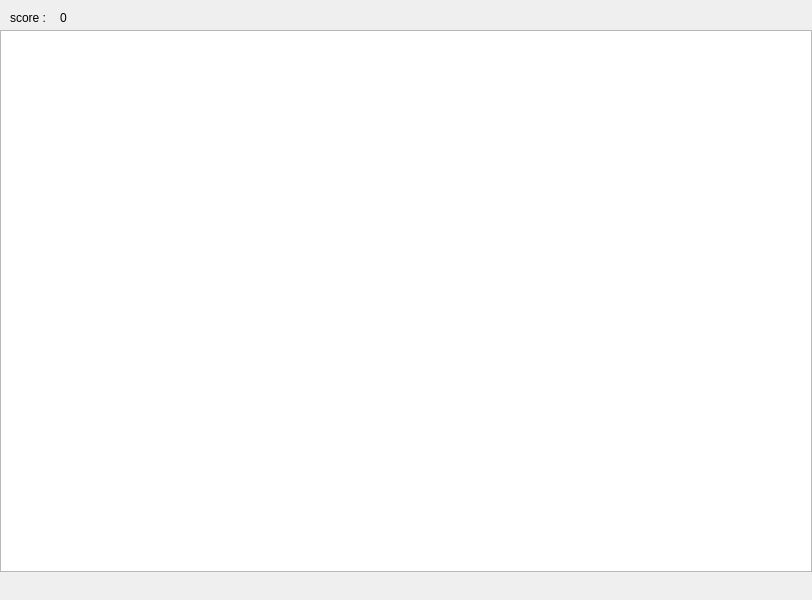
<?xml version="1.0" encoding="UTF-8"?>
<ui version="4.0">
 <class>MainWidget</class>
 <widget class="QWidget" name="MainWidget">
  <property name="geometry">
   <rect>
    <x>0</x>
    <y>0</y>
    <width>812</width>
    <height>600</height>
   </rect>
  </property>
  <property name="windowTitle">
   <string>MainWidget</string>
  </property>
  <widget class="QGraphicsView" name="graphicsView">
   <property name="geometry">
    <rect>
     <x>0</x>
     <y>30</y>
     <width>812</width>
     <height>542</height>
    </rect>
   </property>
  </widget>
  <widget class="QLabel" name="label">
   <property name="geometry">
    <rect>
     <x>10</x>
     <y>10</y>
     <width>48</width>
     <height>16</height>
    </rect>
   </property>
   <property name="text">
    <string>score :</string>
   </property>
  </widget>
  <widget class="QLabel" name="labelScore">
   <property name="geometry">
    <rect>
     <x>60</x>
     <y>10</y>
     <width>48</width>
     <height>16</height>
    </rect>
   </property>
   <property name="text">
    <string>0</string>
   </property>
  </widget>
 </widget>
 <resources/>
 <connections/>
</ui>
